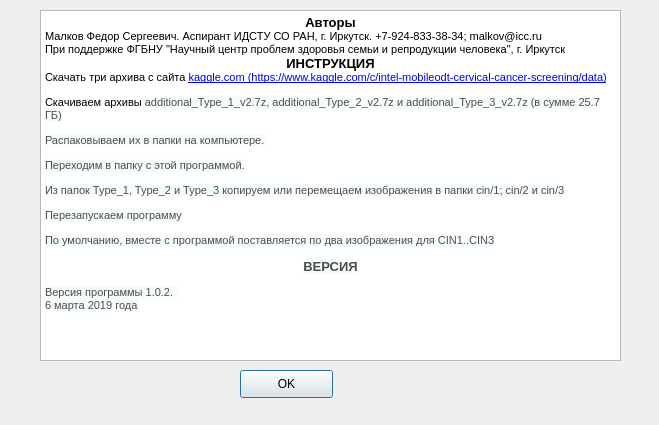
<?xml version="1.0" encoding="UTF-8"?>
<ui version="4.0">
 <class>About</class>
 <widget class="QDialog" name="About">
  <property name="windowModality">
   <enum>Qt::ApplicationModal</enum>
  </property>
  <property name="geometry">
   <rect>
    <x>0</x>
    <y>0</y>
    <width>659</width>
    <height>425</height>
   </rect>
  </property>
  <property name="windowTitle">
   <string>О программе</string>
  </property>
  <property name="modal">
   <bool>true</bool>
  </property>
  <widget class="QTextBrowser" name="textBrowser">
   <property name="geometry">
    <rect>
     <x>40</x>
     <y>10</y>
     <width>581</width>
     <height>351</height>
    </rect>
   </property>
   <property name="html">
    <string>&lt;!DOCTYPE HTML PUBLIC &quot;-//W3C//DTD HTML 4.0//EN&quot; &quot;http://www.w3.org/TR/REC-html40/strict.dtd&quot;&gt;
&lt;html&gt;&lt;head&gt;&lt;meta name=&quot;qrichtext&quot; content=&quot;1&quot; /&gt;&lt;style type=&quot;text/css&quot;&gt;
p, li { white-space: pre-wrap; }
&lt;/style&gt;&lt;/head&gt;&lt;body style=&quot; font-family:'MS Shell Dlg 2'; font-size:7.8pt; font-weight:400; font-style:normal;&quot;&gt;
&lt;p align=&quot;center&quot; style=&quot; margin-top:0px; margin-bottom:0px; margin-left:0px; margin-right:0px; -qt-block-indent:0; text-indent:0px;&quot;&gt;&lt;span style=&quot; font-size:10pt; font-weight:600;&quot;&gt;Авторы&lt;/span&gt;&lt;/p&gt;
&lt;p style=&quot; margin-top:0px; margin-bottom:0px; margin-left:0px; margin-right:0px; -qt-block-indent:0; text-indent:0px;&quot;&gt;&lt;span style=&quot; font-size:8pt;&quot;&gt;Малков Федор Сергеевич. Аспирант ИДСТУ СО РАН, г. Иркутск. +7-924-833-38-34; malkov@icc.ru&lt;/span&gt;&lt;/p&gt;
&lt;p style=&quot; margin-top:0px; margin-bottom:0px; margin-left:0px; margin-right:0px; -qt-block-indent:0; text-indent:0px;&quot;&gt;&lt;span style=&quot; font-size:8pt;&quot;&gt;При поддержке ФГБНУ &amp;quot;Научный центр проблем здоровья семьи и репродукции человека&amp;quot;, г. Иркутск  &lt;/span&gt;&lt;/p&gt;
&lt;p align=&quot;center&quot; style=&quot; margin-top:0px; margin-bottom:0px; margin-left:0px; margin-right:0px; -qt-block-indent:0; text-indent:0px;&quot;&gt;&lt;span style=&quot; font-size:10pt; font-weight:600;&quot;&gt;ИНСТРУКЦИЯ&lt;/span&gt;&lt;/p&gt;
&lt;p style=&quot; margin-top:0px; margin-bottom:0px; margin-left:0px; margin-right:0px; -qt-block-indent:0; text-indent:0px;&quot;&gt;&lt;span style=&quot; font-size:8pt;&quot;&gt;Скачать три архива с сайта &lt;/span&gt;&lt;a href=&quot;https://www.kaggle.com/c/intel-mobileodt-cervical-cancer-screening/data&quot;&gt;&lt;span style=&quot; font-size:8pt; text-decoration: underline; color:#0000ff;&quot;&gt;kaggle.com (https://www.kaggle.com/c/intel-mobileodt-cervical-cancer-screening/data)&lt;/span&gt;&lt;/a&gt;&lt;/p&gt;
&lt;p style=&quot; margin-top:12px; margin-bottom:12px; margin-left:0px; margin-right:0px; -qt-block-indent:0; text-indent:0px;&quot;&gt;&lt;span style=&quot; font-size:8pt;&quot;&gt;Скачиваем архивы &lt;/span&gt;&lt;span style=&quot; font-family:'Atlas Grotesk,sans-serif'; font-size:8pt; color:rgba(0,0,0,0.694118); background-color:rgba(225,240,246,0.294118);&quot;&gt;additional_Type_1_v2.7z, additional_Type_2_v2.7z и additional_Type_3_v2.7z (в сумме 25.7 ГБ)&lt;/span&gt;&lt;/p&gt;
&lt;p style=&quot; margin-top:12px; margin-bottom:12px; margin-left:0px; margin-right:0px; -qt-block-indent:0; text-indent:0px;&quot;&gt;&lt;span style=&quot; font-family:'Atlas Grotesk,sans-serif'; font-size:8pt; color:rgba(0,0,0,0.694118); background-color:rgba(225,240,246,0.294118);&quot;&gt;Распаковываем их в папки на компьютере.&lt;/span&gt;&lt;/p&gt;
&lt;p style=&quot; margin-top:12px; margin-bottom:12px; margin-left:0px; margin-right:0px; -qt-block-indent:0; text-indent:0px;&quot;&gt;&lt;span style=&quot; font-family:'Atlas Grotesk,sans-serif'; font-size:8pt; color:rgba(0,0,0,0.694118); background-color:rgba(225,240,246,0.294118);&quot;&gt;Переходим в папку с этой программой. &lt;/span&gt;&lt;/p&gt;
&lt;p style=&quot; margin-top:12px; margin-bottom:12px; margin-left:0px; margin-right:0px; -qt-block-indent:0; text-indent:0px;&quot;&gt;&lt;span style=&quot; font-family:'Atlas Grotesk,sans-serif'; font-size:8pt; color:rgba(0,0,0,0.694118); background-color:rgba(225,240,246,0.294118);&quot;&gt;Из папок Type_1, Type_2 и Type_3 копируем или перемещаем изображения в папки cin/1; cin/2 и cin/3&lt;/span&gt;&lt;/p&gt;
&lt;p style=&quot; margin-top:12px; margin-bottom:12px; margin-left:0px; margin-right:0px; -qt-block-indent:0; text-indent:0px;&quot;&gt;&lt;span style=&quot; font-family:'Atlas Grotesk,sans-serif'; font-size:8pt; color:rgba(0,0,0,0.694118); background-color:rgba(225,240,246,0.294118);&quot;&gt;Перезапускаем программу&lt;/span&gt;&lt;/p&gt;
&lt;p style=&quot; margin-top:12px; margin-bottom:12px; margin-left:0px; margin-right:0px; -qt-block-indent:0; text-indent:0px;&quot;&gt;&lt;span style=&quot; font-family:'Atlas Grotesk,sans-serif'; font-size:8pt; color:rgba(0,0,0,0.694118); background-color:rgba(225,240,246,0.294118);&quot;&gt;По умолчанию, вместе с программой поставляется по два изображения для CIN1..CIN3&lt;/span&gt;&lt;/p&gt;
&lt;p align=&quot;center&quot; style=&quot; margin-top:12px; margin-bottom:12px; margin-left:0px; margin-right:0px; -qt-block-indent:0; text-indent:0px;&quot;&gt;&lt;span style=&quot; font-family:'Atlas Grotesk,sans-serif'; font-size:10pt; font-weight:600; color:rgba(0,0,0,0.694118); background-color:rgba(225,240,246,0.294118);&quot;&gt;ВЕРСИЯ&lt;/span&gt;&lt;/p&gt;
&lt;p style=&quot; margin-top:12px; margin-bottom:12px; margin-left:0px; margin-right:0px; -qt-block-indent:0; text-indent:0px;&quot;&gt;&lt;span style=&quot; font-family:'Atlas Grotesk,sans-serif'; font-size:8pt; color:rgba(0,0,0,0.694118); background-color:rgba(225,240,246,0.294118);&quot;&gt;Версия программы 1.0.2. &lt;br /&gt;6 марта 2019 года&lt;/span&gt;&lt;/p&gt;
&lt;p style=&quot;-qt-paragraph-type:empty; margin-top:12px; margin-bottom:12px; margin-left:0px; margin-right:0px; -qt-block-indent:0; text-indent:0px; font-family:'Atlas Grotesk,sans-serif'; font-size:8pt; color:rgba(0,0,0,0.694118);&quot;&gt;&lt;br /&gt;&lt;/p&gt;&lt;/body&gt;&lt;/html&gt;</string>
   </property>
  </widget>
  <widget class="QPushButton" name="pushButton">
   <property name="geometry">
    <rect>
     <x>240</x>
     <y>370</y>
     <width>93</width>
     <height>28</height>
    </rect>
   </property>
   <property name="text">
    <string>OK</string>
   </property>
  </widget>
 </widget>
 <resources/>
 <connections/>
</ui>
